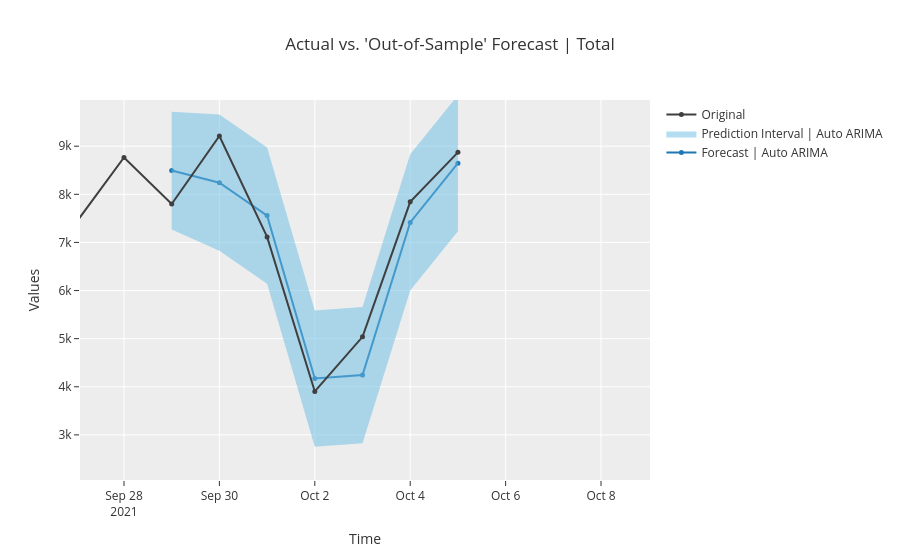

Notebook code cell kept with this figure:
### Code cell
plot_model(best, plot="forecast")
